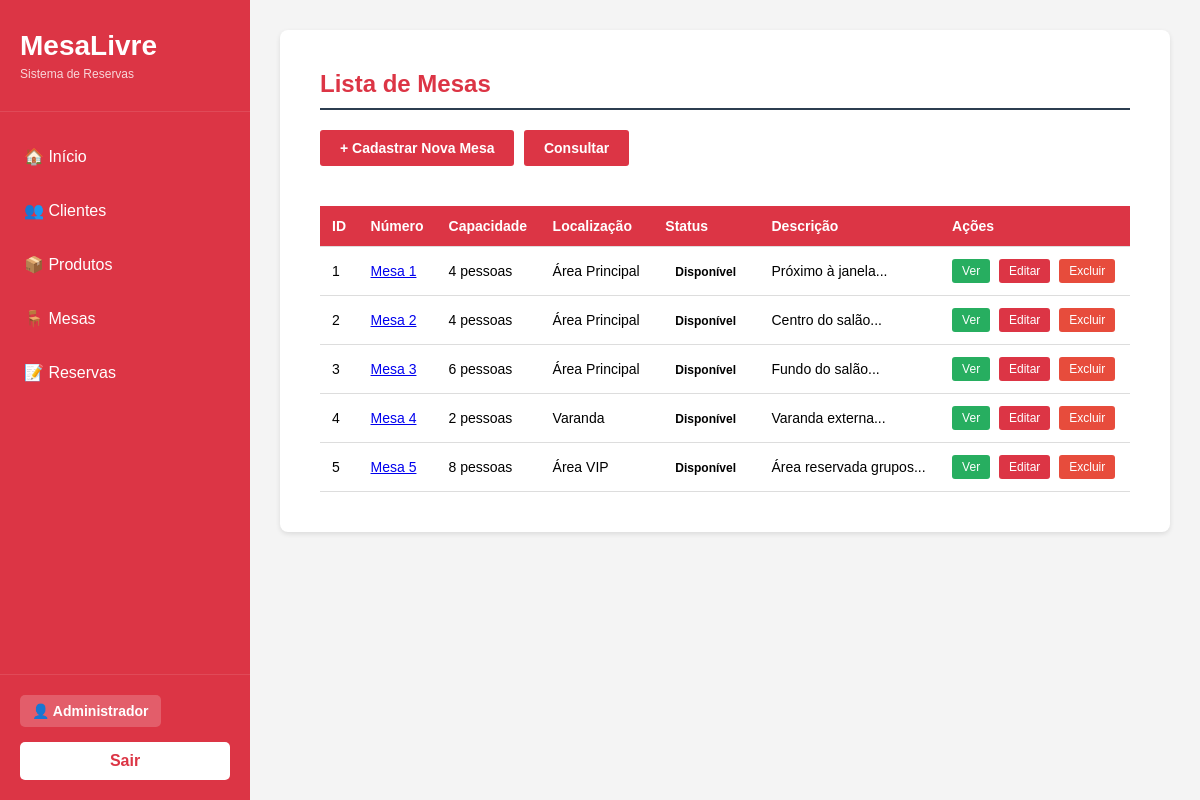
Before: /MesaLivre/mesa.php (signed in) with the older database file.
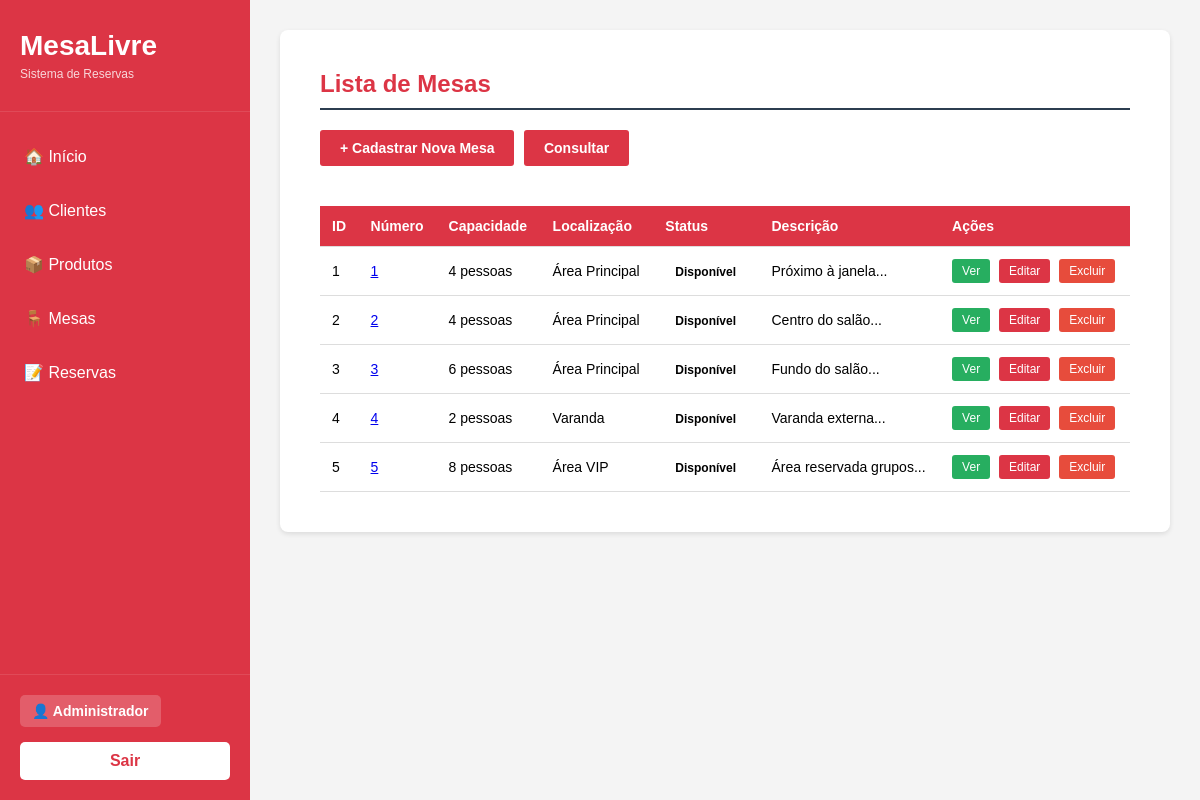
After: the same page with the newer database file.
### tables this page shows
CREATE TABLE mesas (
    id_mesa INT AUTO_INCREMENT PRIMARY KEY,
    numero VARCHAR(45) NOT NULL,
    capacidade INT NOT NULL,
    localizacao VARCHAR(45) NOT NULL,
    status VARCHAR(20) NOT NULL,
    descricao TEXT
);

### MesaLivre/controle/mesa/ListarMesa_class.php (called while the page is built)
<?php
	include_once("modelo/mesa/MesaDAO_class.php");
	class ListarMesa{
		public function __construct(){
			$dao = new MesaDAO();
			$lista = $dao->listar();
			include_once("visao/mesa/listaMesa.php");
		}
	}
?>

### MesaLivre/modelo/mesa/MesaDAO_class.php (called while the page is built, shortened)
<?php
include_once "ConnectionFactory_class.php";
class MesaDAO {
    public function listar(){
        try{
            $fabrica = new ConnectionFactory();
            $con = $fabrica->getConnection();
            $stmt = $con->prepare("SELECT * FROM mesas");
            $stmt->execute();
            $result = $stmt->fetchAll(PDO::FETCH_ASSOC);
            return $result;
        } catch (PDOException $ex){
            echo "Erro ao listar mesas: " . $ex->getMessage();
        }
    }
}
?>

### MesaLivre/modelo/ConnectionFactory_class.php (called while the page is built, shortened)
<?php
if(!class_exists('ConnectionFactory')){
	class ConnectionFactory{
		public $dbType = "mysql";
		public $host = "localhost";
		public $user = "root";
		public $senha = "";
		public $db = "mesalivre";
		public $persistente = false;
		public function getConnection(){
			try{
				$this->con = new PDO(
					$this->dbType.":host=".$this->host.";dbname=".$this->db,
					$this->user,
					$this->senha,
					array(PDO::ATTR_PERSISTENT => $this->persistente,
					PDO::ATTR_ERRMODE => PDO::ERRMODE_EXCEPTION)
				);
				return $this->con;
			}
			catch(PDOException $ex){
				echo "Erro: " . $ex->getMessage();
			}
		}
	}
}
?>

### MesaLivre/visao/mesa/listaMesa.php (the view, shortened to what this page needs)
<h2>Lista de Mesas</h2>
<a href="mesa.php?fun=cadastrar" class="btn btn-add">+ Cadastrar Nova Mesa</a>
<a href="mesa.php?fun=consultar" class="btn btn-add">Consultar</a>
<table>
    <tr>
        <th>ID</th>
        <th>Número</th>
        <th>Capacidade</th>
        <th>Localização</th>
        <th>Status</th>
        <th>Descrição</th>
        <th>Ações</th>
    </tr>
    <?php
    if(isset($lista) && count($lista) > 0){
        foreach($lista as $mesa){
            echo "<tr>";
            echo "<td>" . $mesa['id_mesa'] . "</td>";
            echo "<td><a href='mesa.php?fun=exibir&id=" . $mesa['id_mesa'] . "'>" . $mesa['numero'] . "</a></td>";
            echo "<td>" . $mesa['capacidade'] . " pessoas</td>";
            echo "<td>" . $mesa['localizacao'] . "</td>";
            echo "<td><span class='status-badge status-" . strtolower(str_replace('ã', 'a', $mesa['status'])) . "'>" . ucfirst($mesa['status']) . "</span></td>";
            echo "<td>" . substr($mesa['descricao'], 0, 30) . "...</td>";
            echo "<td>
                    <a href='mesa.php?fun=exibir&id=" . $mesa['id_mesa'] . "' class='btn btn-view'>Ver</a>
                    <a href='mesa.php?fun=alterar&id=" . $mesa['id_mesa'] . "' class='btn btn-edit'>Editar</a>
                    <a href='mesa.php?fun=excluir&id=" . $mesa['id_mesa'] . "' class='btn btn-delete'>Excluir</a>
                  </td>";
            echo "</tr>";
        }
    } else {
        echo "<tr><td colspan='7' style='text-align: center;'>Nenhuma mesa cadastrada</td></tr>";
    }
    ?>
</table>

Changed rows visible on the page:
changed mesas "Próximo à janela": numero "Mesa 1" → "1"
changed mesas "Centro do salão": numero "Mesa 2" → "2"
changed mesas "Fundo do salão": numero "Mesa 3" → "3"
changed mesas "Varanda": numero "Mesa 4" → "4"
changed mesas "Área VIP": numero "Mesa 5" → "5"
